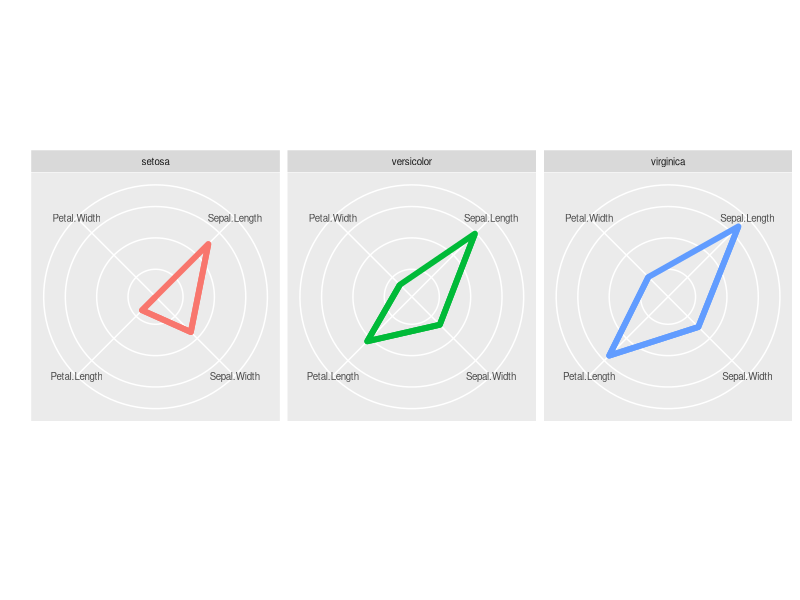
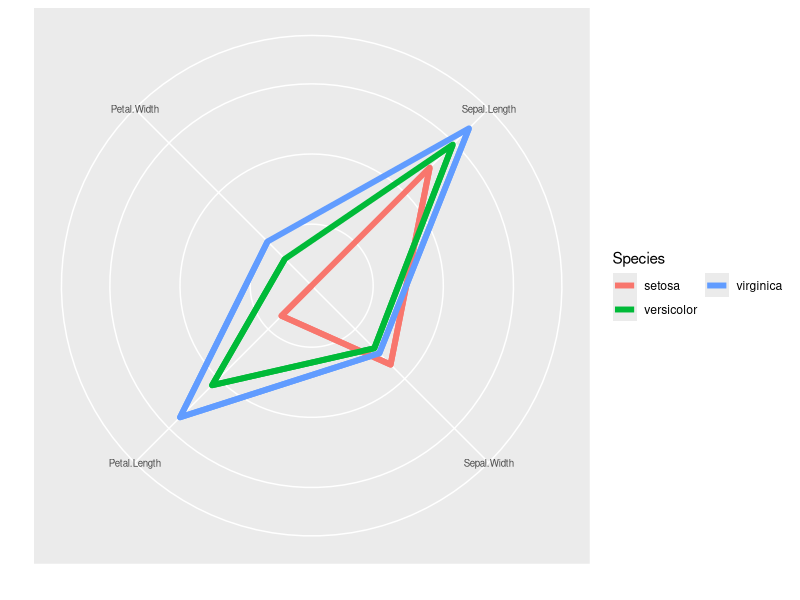

Reproduce these figures in R, in order.
## ---- chunk 1
head(iris)

summary(iris)
## ---- chunk 2
library(tidyverse)
library(reshape2)

mean.iris <-
    iris %>% 
    group_by(Species) %>% 
    summarise_all("mean") %>% 
    melt()

coord_radar <- function (theta = "x", start = 0, direction = 1) 
{
    theta <- match.arg(theta, c("x", "y"))
    r <- if (theta == "x") 
        "y"
    else "x"
    ggproto("CordRadar", CoordPolar, theta = theta, r = r, start = start, 
        direction = sign(direction),
        is_linear = function(coord) TRUE)
}
## ---- chunk 3
ggplot(mean.iris, aes(x = variable, y = value)) +
  geom_polygon(aes(group = Species, color = Species), fill = NA, size = 2) +
  geom_line(aes(group = Species, color = Species), size = 2) +
  facet_wrap(~ Species) +
  theme(strip.text.x = element_text(size = rel(0.8)),
        axis.text.x = element_text(size = rel(0.8)),
        axis.ticks.y = element_blank(),
        axis.text.y = element_blank()) +
  xlab("") + ylab("") +
  guides(color = "none") +
  coord_radar()
## ---- chunk 4
ggplot(mean.iris, aes(x = variable, y = value)) +
  geom_polygon(aes(group = Species, color = Species), fill = NA, size = 2, show.legend = FALSE) +
  geom_line(aes(group = Species, color = Species), size = 2) +
  theme(strip.text.x = element_text(size = rel(0.8)),
        axis.text.x = element_text(size = rel(0.8)),
        axis.ticks.y = element_blank(),
        axis.text.y = element_blank()) +
  xlab("") + ylab("") +
  guides(color = guide_legend(ncol=2)) +
  coord_radar()
